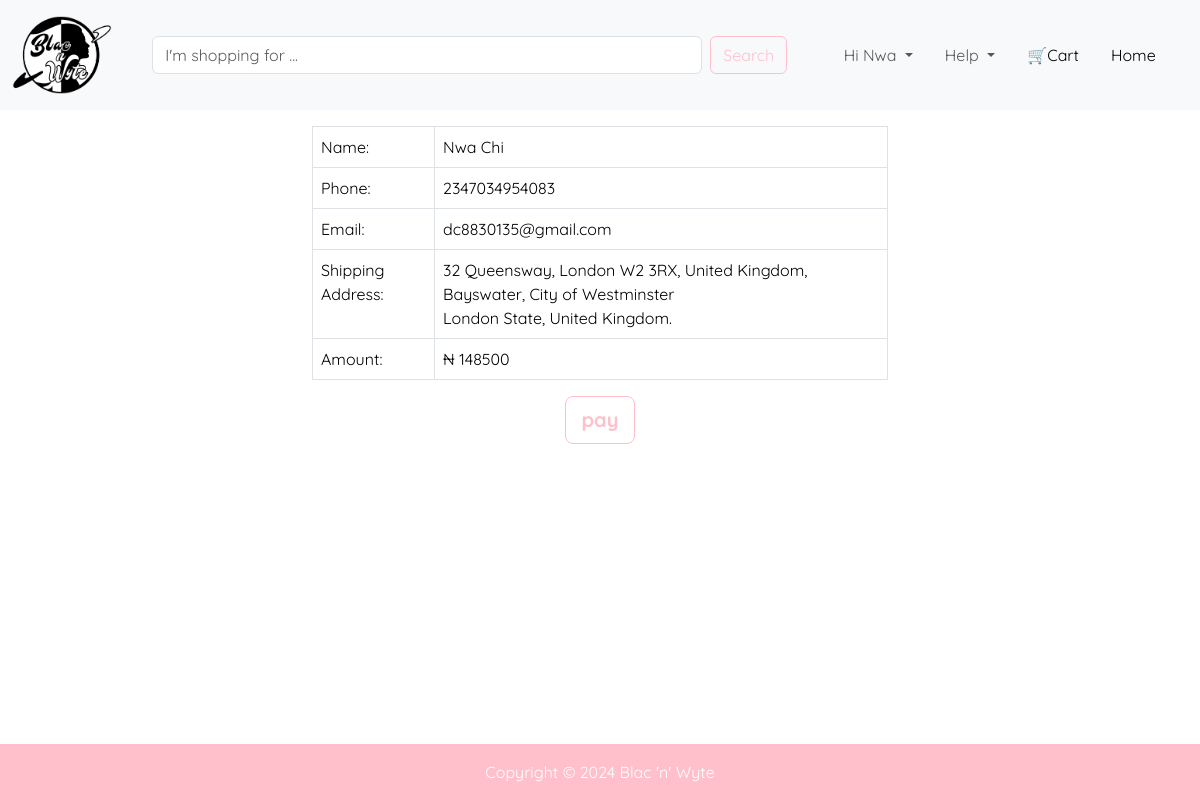
The page /checkout?total=148500 (signed in) on the database its author committed.
### database.py (models this page shows, shortened)
class User(db.Model, UserMixin):
    id: Mapped[int] = mapped_column(primary_key=True)
    email: Mapped[str] = mapped_column(unique=True)
    firstname: Mapped[str]
    lastname: Mapped[str]
    phone: Mapped[int] = mapped_column(Integer)
    password: Mapped[str] = mapped_column(nullable=False)
    country: Mapped[str]
    state: Mapped[str]
    localgovt: Mapped[str]
    city: Mapped[str] = mapped_column(String(70))
    address: Mapped[str]
    registered_on: Mapped[DateTime] = mapped_column(DateTime, nullable=False)
    confirmed: Mapped[bool] = mapped_column(default=False, nullable=False)
    confirmed_on: Mapped[DateTime] = mapped_column(DateTime, nullable=True)
    is_admin: Mapped[bool] = mapped_column(Boolean, default=False, nullable=False)
    user_cart: Mapped[str] = relationship("Cart", back_populates="cart_user")
    user_order: Mapped[str] = relationship("Order", back_populates="order_user")

### onlinestore.py (the view, shortened to what this page needs)
@app.route("/checkout", methods=["GET", "POST"])
def checkout():
    total = request.args.get('total', 0)
    form = PayForm()
    return render_template('checkout.html', form=form, logged_in=current_user.is_authenticated, user=current_user, year=year, total=total)

### form.py
class PayForm(FlaskForm):
    submit = SubmitField(label="pay", render_kw={'class': 'btn btn-outline-success btn-lg pay-btn'})

### method_override.py (called while the page is built)
    def __call__(self, environ, start_response):
        method = environ.get('HTTP_X_HTTP_METHOD_OVERRIDE', '').upper()
        if method in self.allowed_methods:
            environ['REQUEST_METHOD'] = method
        if method in self.bodyless_methods:
            environ['CONTENT_LENGTH'] = '0'
        return self.app(environ, start_response)

### onlinestore.py (called while the page is built)
@login_manager.user_loader
def user_loader(user_id):
    return db.session.execute(db.select(User).where(User.id == user_id)).scalar()

@app.before_request
def track_history():
    if request.endpoint == 'static' or request.method != 'GET':
        return
    history = session.get('history', [])
    history.append(request.url)
    if len(history) > 3:
        history.pop(0)
    session['history'] = history

### templates/checkout.html (shortened to what this page needs)
{% extends "header.html" %}
{% block content %}
    <section id="checkout">
      <div class="container-fluid checkout-div">
        <table class="table checkout-table table-bordered">
          <tbody>
            <tr>
              <td>Name:</td>
              <td>{{ current_user.firstname }} {{ current_user.lastname }}</td>
            </tr>
            <tr>
              <td>Phone:</td>
              <td>{{ current_user.phone }}</td>
            </tr>
            <tr>
              <td>Email:</td>
              <td>{{ current_user.email }}</td>
            </tr>
            <tr>
              <td>Shipping Address:</td>
              <td>{{ current_user.address }}, {{ current_user.city }}, {{ current_user.localgovt }}<br> {{ current_user.state }} State, {{ current_user.country }}.</td>
            </tr>
            <tr>
              <td>Amount:</td>
              <td>₦ {{ total }}</td>
            </tr>
          </tbody>
        </table>
        <form method="POST" class="text-center">
          {{ form.submit }}
        </form>
      </div>
    </section>
{% endblock %}

### templates/header.html (shortened to what this page needs)
<!doctype html>
<html lang="en">
  <head>
    <link href="https://cdn.jsdelivr.net/npm/bootstrap@5.3.3/dist/css/bootstrap.min.css" rel="stylesheet">
    <link rel="stylesheet" href="{{ url_for('static', filename='css/style.css') }}">
  </head>
  <body>
    <nav class="navbar fixed-top navbar-expand-lg bg-body-tertiary">
      <div class="container-fluid">
        <a class="navbar-brand" href="{{ url_for('index') }}">
          <img src="{{url_for('static', filename='images/logo.png')}}" alt="Blac'n'Wyte" width="100" height="100">
        </a>
        <div class="collapse navbar-collapse" id="navbarSupportedContent">
          <form class="d-flex mx-auto" role="search">
            <input class="form-control me-2" type="search" placeholder="I'm shopping for ..." aria-label="Search">
            <button class="btn btn-outline-success" type="submit">Search</button>
          </form>
          <ul class="navbar-nav mx-auto mb-2 mb-lg-0">
            <li class="nav-item dropdown">
              {% if logged_in: %}
              <a class="nav-link dropdown-toggle" href="{{ url_for('index') }}" role="button" data-bs-toggle="dropdown" aria-expanded="false">
                Hi {{ user.firstname }}
              </a>
              {% else: %}
              <a class="nav-link dropdown-toggle" href="#" role="button" data-bs-toggle="dropdown" aria-expanded="false">
                Account
              </a>
              {% endif %}
            </li>
            <li class="nav-item dropdown ms-3">
              <a class="nav-link dropdown-toggle" href="#" role="button" data-bs-toggle="dropdown" aria-expanded="false">
                Help
              </a>
            </li>
            <li class="nav-item ms-3">
              <a class="nav-link active" href="{{ url_for('all_cart') }}" aria-current="page">🛒Cart</a>
            </li>
            {% if user.email == 'lawrence.nno@gmail.com' or user.is_admin == True %}
              <li class="nav-item ms-3">
                <a class="nav-link active" href="{{ url_for('admin.index') }}" aria-current="page">Admin</a>
              </li>
            {% else: %}
              <li class="nav-item ms-3">
                <a class="nav-link active" href="{{ url_for('index') }}" aria-current="page">Home</a>
              </li>
            {% endif %}
          </ul>
        </div>
      </div>
    </nav>
    <main>
      {% block content %}
      {% endblock %}
    </main>
    <footer class="text-center">
      Copyright &#169; {{ year }} Blac 'n' Wyte
    </footer>
  </body>
</html>

### static/css/style.css (style rules this page uses)
body { font-family: "Quicksand", sans-serif; font-optical-sizing: auto; display: flex; flex-direction: column; min-height: 100vh; }
main { flex-grow: 1 !important; }
footer { margin-top: 1rem; padding: 1rem; background-color: pink; color: white; }
.navbar { --bs-navbar-padding-x: 0; --bs-navbar-padding-y: 0; --bs-navbar-color: rgba(var(--bs-emphasis-color-rgb), 0.65); --bs-navbar-hover-color: rgba(var(--bs-emphasis-color-rgb), 0.8); --bs-navbar-disabled-color: rgba(var(--bs-emphasis-color-rgb), 0.3); --bs-navbar-active-color: rgba(var(--bs-emphasis-color-rgb), 1); --bs-navbar-brand-padding-y: 0.3125rem; --bs-navbar-brand-margin-end: 1rem; --bs-navbar-brand-font-size: 1.25rem; --bs-navbar-brand-color: rgba(var(--bs-emphasis-color-rgb), 1); --bs-navbar-brand-hover-color: rgba(var(--bs-emphasis-color-rgb), 1); --bs-navbar-nav-link-padding-x: 0.5rem; --bs-navbar-toggler-padding-y: 0.25rem; --bs-navbar-toggler-padding-x: 0.75rem; --bs-navbar-toggler-font-size: 1.25rem; --bs-navbar-toggler-border-color: rgba(var(--bs-emphasis-color-rgb), 0.15); --bs-navbar-toggler-border-radius: var(--bs-border-radius); --bs-navbar-toggler-focus-width: 0.25rem; --bs-navbar-toggler-transition: box-shadow 0.15s ease-in-out; position: relative; display: flex; flex-wrap: wrap; align-items: center; justify-content: space-between; padding: var(--bs-navbar-padding-y) var(--bs-navbar-padding-x); }
.btn-outline-success { --bs-btn-color: #FFC0CB; --bs-btn-border-color: #FFC0CB; --bs-btn-hover-color: #fff; --bs-btn-hover-bg: #FFC0CB; --bs-btn-hover-border-color: #FFC0CB; --bs-btn-focus-shadow-rgb: 25,135,84; --bs-btn-active-color: #fff; --bs-btn-active-bg: #FFC0CB; --bs-btn-active-border-color: #FFC0CB; --bs-btn-active-shadow: inset 0 3px 5px rgba(0, 0, 0, 0.125); --bs-btn-disabled-color: #FFC0CB; --bs-btn-disabled-bg: transparent; --bs-btn-disabled-border-color: #FFC0CB; --bs-gradient: none; }
.form-control.me-2 { width: 550px; }
.checkout-div { width: 50%; }
.table.checkout-table { margin-top: 1rem; }
.pay-btn { font-weight: 700; }

### rows shown on the page
User: firstname "Nwa", lastname "Chi", phone "2347034954083", email "dc8830135@gmail.com", address "32 Queensway, London W2 3RX, United Kingdom", city "Bayswater", localgovt "City of Westminster", state "London", country "United Kingdom"

### other values the page prints
{{ total }} "148500"
{{ year }} "2024"
